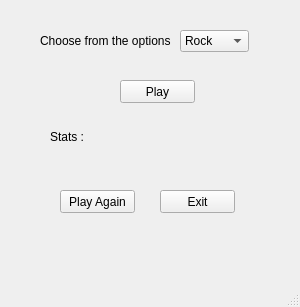
<?xml version="1.0" encoding="UTF-8"?>
<ui version="4.0">
 <class>MainWindow</class>
 <widget class="QMainWindow" name="MainWindow">
  <property name="geometry">
   <rect>
    <x>0</x>
    <y>0</y>
    <width>300</width>
    <height>307</height>
   </rect>
  </property>
  <property name="windowTitle">
   <string>MainWindow</string>
  </property>
  <widget class="QWidget" name="centralwidget">
   <widget class="QLabel" name="Option_label">
    <property name="geometry">
     <rect>
      <x>40</x>
      <y>30</y>
      <width>131</width>
      <height>21</height>
     </rect>
    </property>
    <property name="text">
     <string>Choose from the options :</string>
    </property>
   </widget>
   <widget class="QComboBox" name="Option_box">
    <property name="geometry">
     <rect>
      <x>180</x>
      <y>30</y>
      <width>69</width>
      <height>22</height>
     </rect>
    </property>
    <item>
     <property name="text">
      <string>Rock</string>
     </property>
    </item>
    <item>
     <property name="text">
      <string>Paper</string>
     </property>
    </item>
    <item>
     <property name="text">
      <string>Scissors</string>
     </property>
    </item>
   </widget>
   <widget class="QPushButton" name="Play_Again">
    <property name="geometry">
     <rect>
      <x>60</x>
      <y>190</y>
      <width>75</width>
      <height>23</height>
     </rect>
    </property>
    <property name="text">
     <string>Play Again</string>
    </property>
   </widget>
   <widget class="QPushButton" name="Exit">
    <property name="geometry">
     <rect>
      <x>160</x>
      <y>190</y>
      <width>75</width>
      <height>23</height>
     </rect>
    </property>
    <property name="text">
     <string>Exit</string>
    </property>
   </widget>
   <widget class="QPushButton" name="Play">
    <property name="geometry">
     <rect>
      <x>120</x>
      <y>80</y>
      <width>75</width>
      <height>23</height>
     </rect>
    </property>
    <property name="text">
     <string>Play</string>
    </property>
   </widget>
   <widget class="QLabel" name="Stats">
    <property name="geometry">
     <rect>
      <x>50</x>
      <y>130</y>
      <width>47</width>
      <height>13</height>
     </rect>
    </property>
    <property name="text">
     <string>Stats :</string>
    </property>
   </widget>
  </widget>
  <widget class="QMenuBar" name="menubar">
   <property name="geometry">
    <rect>
     <x>0</x>
     <y>0</y>
     <width>300</width>
     <height>21</height>
    </rect>
   </property>
  </widget>
  <widget class="QStatusBar" name="statusbar"/>
 </widget>
 <resources/>
 <connections/>
</ui>
